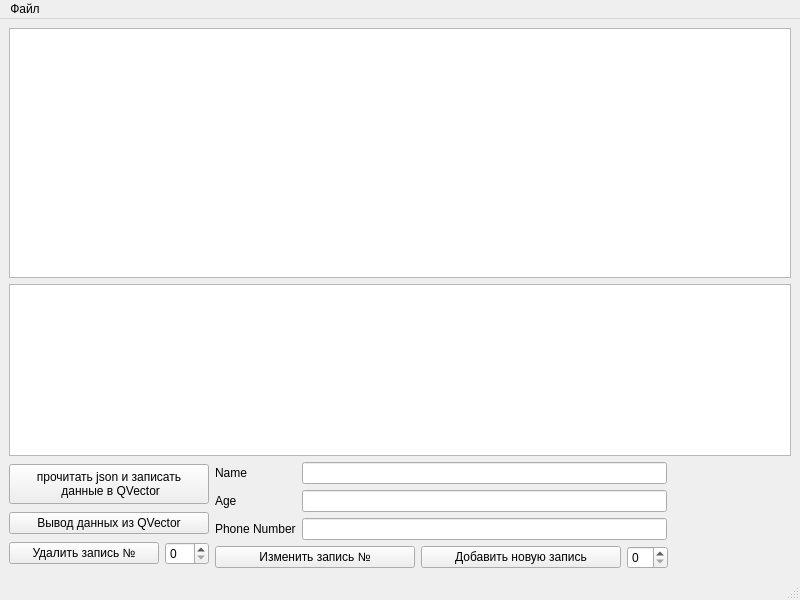
<?xml version="1.0" encoding="UTF-8"?>
<ui version="4.0">
 <class>MainWindow</class>
 <widget class="QMainWindow" name="MainWindow">
  <property name="geometry">
   <rect>
    <x>0</x>
    <y>0</y>
    <width>800</width>
    <height>600</height>
   </rect>
  </property>
  <property name="minimumSize">
   <size>
    <width>500</width>
    <height>500</height>
   </size>
  </property>
  <property name="windowTitle">
   <string>MainWindow</string>
  </property>
  <widget class="QWidget" name="centralwidget">
   <layout class="QGridLayout" name="gridLayout">
    <item row="2" column="0">
     <layout class="QHBoxLayout" name="horizontalLayout_4">
      <item>
       <layout class="QVBoxLayout" name="verticalLayout_2">
        <item>
         <widget class="QPushButton" name="pushButton_2">
          <property name="minimumSize">
           <size>
            <width>200</width>
            <height>0</height>
           </size>
          </property>
          <property name="maximumSize">
           <size>
            <width>200</width>
            <height>40</height>
           </size>
          </property>
          <property name="text">
           <string>прочитать json и записать 
 данные в QVector</string>
          </property>
          <property name="iconSize">
           <size>
            <width>20</width>
            <height>20</height>
           </size>
          </property>
         </widget>
        </item>
        <item>
         <widget class="QPushButton" name="pushButton_3">
          <property name="minimumSize">
           <size>
            <width>200</width>
            <height>0</height>
           </size>
          </property>
          <property name="maximumSize">
           <size>
            <width>200</width>
            <height>16777215</height>
           </size>
          </property>
          <property name="text">
           <string>Вывод данных из QVector</string>
          </property>
         </widget>
        </item>
        <item>
         <layout class="QHBoxLayout" name="horizontalLayout">
          <item>
           <widget class="QPushButton" name="pushButton_DeleteRow">
            <property name="minimumSize">
             <size>
              <width>150</width>
              <height>0</height>
             </size>
            </property>
            <property name="text">
             <string>Удалить запись №</string>
            </property>
           </widget>
          </item>
          <item>
           <widget class="QSpinBox" name="spinBoxDel"/>
          </item>
         </layout>
        </item>
       </layout>
      </item>
      <item>
       <layout class="QVBoxLayout" name="verticalLayout_3">
        <item>
         <layout class="QHBoxLayout" name="horizontalLayout_3">
          <item>
           <layout class="QVBoxLayout" name="verticalLayout_6">
            <item>
             <widget class="QLabel" name="label">
              <property name="maximumSize">
               <size>
                <width>100</width>
                <height>16777215</height>
               </size>
              </property>
              <property name="text">
               <string>Name</string>
              </property>
             </widget>
            </item>
            <item>
             <widget class="QLabel" name="label_2">
              <property name="text">
               <string>Age</string>
              </property>
             </widget>
            </item>
            <item>
             <widget class="QLabel" name="label_3">
              <property name="text">
               <string>Phone Number</string>
              </property>
             </widget>
            </item>
           </layout>
          </item>
          <item>
           <layout class="QVBoxLayout" name="verticalLayout_4">
            <item>
             <widget class="QLineEdit" name="lineEditSetName">
              <property name="minimumSize">
               <size>
                <width>365</width>
                <height>0</height>
               </size>
              </property>
              <property name="maximumSize">
               <size>
                <width>365</width>
                <height>16777215</height>
               </size>
              </property>
              <property name="inputMask">
               <string/>
              </property>
              <property name="text">
               <string/>
              </property>
             </widget>
            </item>
            <item>
             <widget class="QLineEdit" name="lineEditSetAge">
              <property name="minimumSize">
               <size>
                <width>365</width>
                <height>0</height>
               </size>
              </property>
              <property name="maximumSize">
               <size>
                <width>365</width>
                <height>16777215</height>
               </size>
              </property>
             </widget>
            </item>
            <item>
             <widget class="QLineEdit" name="lineEditSetTel">
              <property name="minimumSize">
               <size>
                <width>365</width>
                <height>0</height>
               </size>
              </property>
              <property name="maximumSize">
               <size>
                <width>365</width>
                <height>16777215</height>
               </size>
              </property>
             </widget>
            </item>
           </layout>
          </item>
          <item>
           <spacer name="horizontalSpacer_2">
            <property name="orientation">
             <enum>Qt::Horizontal</enum>
            </property>
            <property name="sizeHint" stdset="0">
             <size>
              <width>40</width>
              <height>20</height>
             </size>
            </property>
           </spacer>
          </item>
         </layout>
        </item>
        <item>
         <layout class="QVBoxLayout" name="verticalLayout">
          <item>
           <layout class="QHBoxLayout" name="horizontalLayout_2">
            <item>
             <widget class="QPushButton" name="pushButton_4">
              <property name="minimumSize">
               <size>
                <width>200</width>
                <height>0</height>
               </size>
              </property>
              <property name="maximumSize">
               <size>
                <width>200</width>
                <height>16777215</height>
               </size>
              </property>
              <property name="text">
               <string>Изменить запись №</string>
              </property>
             </widget>
            </item>
            <item>
             <widget class="QPushButton" name="pushButton_5">
              <property name="minimumSize">
               <size>
                <width>200</width>
                <height>0</height>
               </size>
              </property>
              <property name="maximumSize">
               <size>
                <width>200</width>
                <height>16777215</height>
               </size>
              </property>
              <property name="text">
               <string>Добавить новую запись</string>
              </property>
             </widget>
            </item>
            <item>
             <widget class="QSpinBox" name="spinBoxChange">
              <property name="maximumSize">
               <size>
                <width>50</width>
                <height>16777215</height>
               </size>
              </property>
             </widget>
            </item>
            <item>
             <spacer name="horizontalSpacer">
              <property name="orientation">
               <enum>Qt::Horizontal</enum>
              </property>
              <property name="sizeHint" stdset="0">
               <size>
                <width>40</width>
                <height>20</height>
               </size>
              </property>
             </spacer>
            </item>
           </layout>
          </item>
         </layout>
        </item>
       </layout>
      </item>
     </layout>
    </item>
    <item row="0" column="0">
     <widget class="QTableView" name="tableView">
      <property name="sizePolicy">
       <sizepolicy hsizetype="Expanding" vsizetype="Expanding">
        <horstretch>0</horstretch>
        <verstretch>0</verstretch>
       </sizepolicy>
      </property>
      <property name="minimumSize">
       <size>
        <width>400</width>
        <height>250</height>
       </size>
      </property>
      <property name="verticalScrollMode">
       <enum>QAbstractItemView::ScrollPerItem</enum>
      </property>
     </widget>
    </item>
    <item row="1" column="0">
     <widget class="QTableView" name="tableView_2"/>
    </item>
   </layout>
  </widget>
  <widget class="QMenuBar" name="menubar">
   <property name="geometry">
    <rect>
     <x>0</x>
     <y>0</y>
     <width>800</width>
     <height>25</height>
    </rect>
   </property>
   <widget class="QMenu" name="menu">
    <property name="title">
     <string>Файл</string>
    </property>
    <addaction name="action"/>
   </widget>
   <addaction name="menu"/>
  </widget>
  <widget class="QStatusBar" name="statusbar"/>
  <action name="action">
   <property name="text">
    <string>Выбрать файл</string>
   </property>
  </action>
 </widget>
 <resources/>
 <connections/>
</ui>
